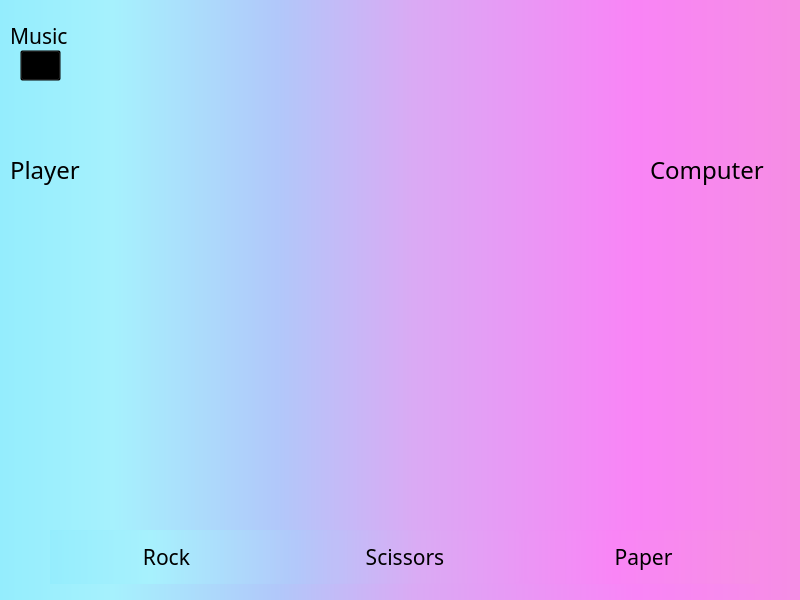
<?xml version="1.0" encoding="UTF-8"?>
<ui version="4.0">
 <class>MainWindow</class>
 <widget class="QMainWindow" name="MainWindow">
  <property name="geometry">
   <rect>
    <x>0</x>
    <y>0</y>
    <width>800</width>
    <height>600</height>
   </rect>
  </property>
  <property name="cursor">
   <cursorShape>ArrowCursor</cursorShape>
  </property>
  <property name="windowTitle">
   <string>Game</string>
  </property>
  <property name="styleSheet">
   <string notr="true">background-color: qlineargradient(spread:pad, x1:0, y1:1, x2:1, y2:1, stop:0 rgba(148, 237, 253, 255), stop:0.142045 rgba(166, 241, 253, 255), stop:0.346369 rgba(177, 200, 250, 255), stop:0.517045 rgba(218, 170, 244, 255), stop:0.793041 rgba(249, 132, 246, 255), stop:0.991905 rgba(246, 142, 228, 255));
font-family: Disco Duck;
cursor: Hotline Black Normal Select</string>
  </property>
  <widget class="QWidget" name="centralwidget">
   <widget class="QLabel" name="player_title">
    <property name="geometry">
     <rect>
      <x>10</x>
      <y>150</y>
      <width>141</width>
      <height>41</height>
     </rect>
    </property>
    <property name="styleSheet">
     <string notr="true">background: transparent;</string>
    </property>
    <property name="text">
     <string>&lt;html&gt;&lt;head/&gt;&lt;body&gt;&lt;p&gt;&lt;span style=&quot; font-size:18pt;&quot;&gt;Player&lt;/span&gt;&lt;/p&gt;&lt;/body&gt;&lt;/html&gt;</string>
    </property>
   </widget>
   <widget class="QPushButton" name="music_start">
    <property name="geometry">
     <rect>
      <x>20</x>
      <y>50</y>
      <width>41</width>
      <height>31</height>
     </rect>
    </property>
    <property name="styleSheet">
     <string notr="true">background:transparent;</string>
    </property>
    <property name="text">
     <string/>
    </property>
    <property name="icon">
     <iconset resource="res.qrc">
      <normaloff>:/icon/icon/play.png</normaloff>:/icon/icon/play.png</iconset>
    </property>
    <property name="iconSize">
     <size>
      <width>25</width>
      <height>25</height>
     </size>
    </property>
   </widget>
   <widget class="QLabel" name="music_title">
    <property name="geometry">
     <rect>
      <x>10</x>
      <y>10</y>
      <width>91</width>
      <height>51</height>
     </rect>
    </property>
    <property name="styleSheet">
     <string notr="true">background:transparent;
font: 16pt;</string>
    </property>
    <property name="text">
     <string>Music</string>
    </property>
   </widget>
   <widget class="QLabel" name="computer_title">
    <property name="geometry">
     <rect>
      <x>650</x>
      <y>150</y>
      <width>129</width>
      <height>41</height>
     </rect>
    </property>
    <property name="styleSheet">
     <string notr="true">background: transparent;</string>
    </property>
    <property name="text">
     <string>&lt;html&gt;&lt;head/&gt;&lt;body&gt;&lt;p&gt;&lt;span style=&quot; font-size:18pt;&quot;&gt;Computer&lt;/span&gt;&lt;/p&gt;&lt;/body&gt;&lt;/html&gt;</string>
    </property>
   </widget>
   <widget class="QWidget" name="">
    <property name="geometry">
     <rect>
      <x>50</x>
      <y>530</y>
      <width>710</width>
      <height>54</height>
     </rect>
    </property>
    <layout class="QHBoxLayout" name="horizontalLayout">
     <item>
      <widget class="QPushButton" name="rock_button">
       <property name="styleSheet">
        <string notr="true">QPushButton{
background-color: rgba(255,255,255,2);
border: 1px solid rgba(255,255,255,2);
border-radius: 7px;
width: 230px;
height: 50px;
font:16pt;
}
QPushButton:hover{
background-color: rgba(255,255,255,50);
font:15pt;
}
QPushButton:pressed{
background-color: rgba(255,255,255,90);
font:14pt;
}
</string>
       </property>
       <property name="text">
        <string>Rock</string>
       </property>
      </widget>
     </item>
     <item>
      <widget class="QPushButton" name="scissors_button">
       <property name="styleSheet">
        <string notr="true">QPushButton{
background-color: rgba(255,255,255,2);
border: 1px solid rgba(255,255,255,2);
border-radius: 7px;
width: 230px;
height: 50px;
font:16pt;
}
QPushButton:hover{
background-color: rgba(255,255,255,50);
font:15pt;
}
QPushButton:pressed{
background-color: rgba(255,255,255,90);
font:14pt;
}
</string>
       </property>
       <property name="text">
        <string>Scissors</string>
       </property>
      </widget>
     </item>
     <item>
      <widget class="QPushButton" name="paper_button">
       <property name="styleSheet">
        <string notr="true">QPushButton{
background-color: rgba(255,255,255,2);
border: 1px solid rgba(255,255,255,2);
border-radius: 7px;
width: 230px;
height: 50px;
font:16pt;
}
QPushButton:hover{
background-color: rgba(255,255,255,50);
font:15pt;
}
QPushButton:pressed{
background-color: rgba(255,255,255,90);
font:14pt;
}
</string>
       </property>
       <property name="text">
        <string>Paper</string>
       </property>
      </widget>
     </item>
    </layout>
   </widget>
  </widget>
 </widget>
 <resources>
  <include location="res.qrc"/>
  <include location="cursor.qrc"/>
 </resources>
 <connections/>
</ui>
